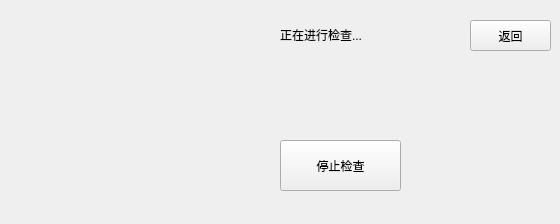
      <widget class="QWidget" name="page_18">
       <widget class="QLabel" name="label_17">
        <property name="geometry">
         <rect>
          <x>280</x>
          <y>14</y>
          <width>181</width>
          <height>41</height>
         </rect>
        </property>
        <property name="styleSheet">
         <string notr="true">font: 16pt &quot;微软雅黑&quot;;
color: rgb(0, 0, 0);</string>
        </property>
        <property name="text">
         <string>正在进行检查...</string>
        </property>
       </widget>
       <widget class="RingsMapProgressbar" name="henjiRings">
        <property name="geometry">
         <rect>
          <x>30</x>
          <y>14</y>
          <width>201</width>
          <height>201</height>
         </rect>
        </property>
       </widget>
       <widget class="QPushButton" name="hjBackButton">
        <property name="geometry">
         <rect>
          <x>470</x>
          <y>20</y>
          <width>81</width>
          <height>31</height>
         </rect>
        </property>
        <property name="styleSheet">
         <string notr="true"/>
        </property>
        <property name="text">
         <string>返回</string>
        </property>
       </widget>
       <widget class="QPushButton" name="deepTaskStopButton">
        <property name="geometry">
         <rect>
          <x>280</x>
          <y>140</y>
          <width>121</width>
          <height>51</height>
         </rect>
        </property>
        <property name="text">
         <string>停止检查</string>
        </property>
       </widget>
      </widget>
